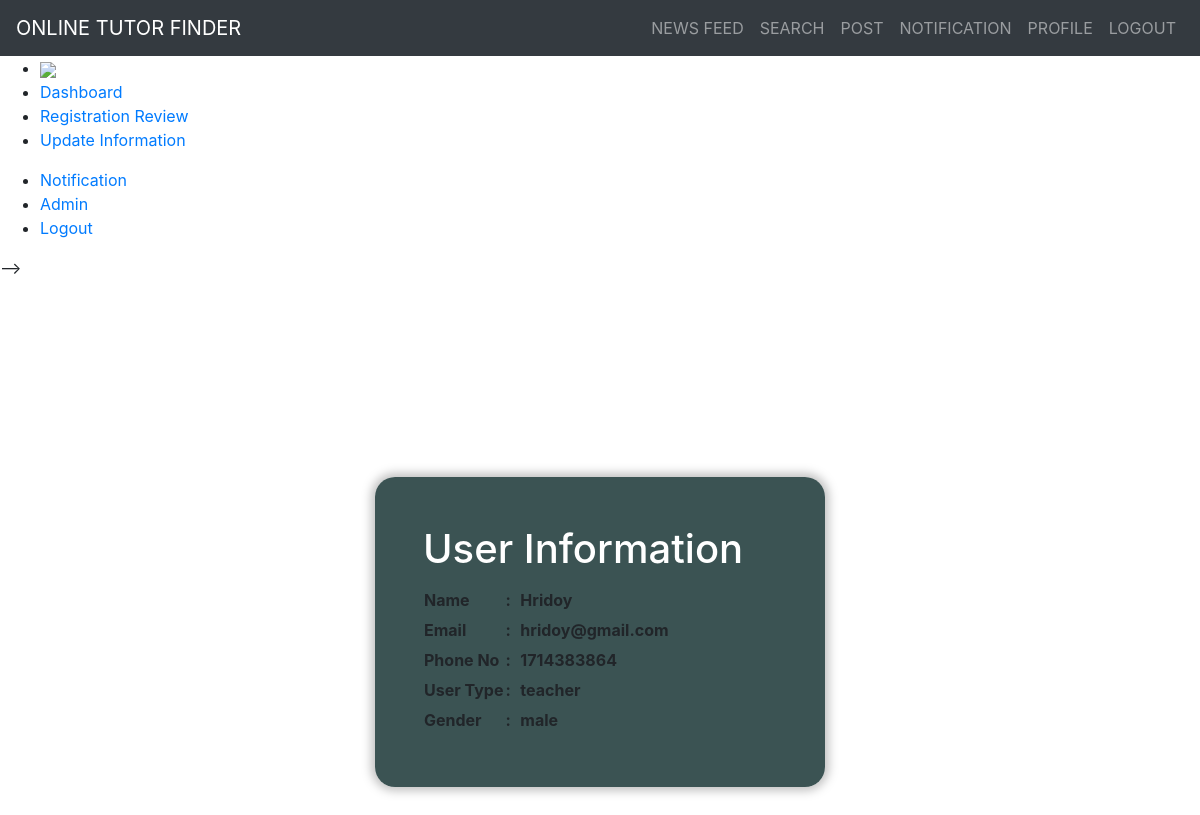
The page /details.php?id=43 on the database its author committed.
### tables this page shows
CREATE TABLE `registration` (
  `id` int(50) NOT NULL,
  `userName` varchar(50) NOT NULL,
  `password` varchar(50) NOT NULL,
  `email` varchar(50) NOT NULL,
  `phoneNumbe` int(50) NOT NULL,
  `gender` varchar(50) NOT NULL,
  `userType` varchar(50) NOT NULL,
  `status` int(1) NOT NULL,
  `pending` int(1) NOT NULL
);

### details.php (the view, shortened to what this page needs)
<head>
	<link rel="stylesheet" href="https://maxcdn.bootstrapcdn.com/bootstrap/4.0.0/css/bootstrap.min.css">
	<link rel="stylesheet" href="SStyle.css">
</head>
<body>
	<nav class="navbar navbar-expand-sm navbar-dark bg-dark ">
		<a href="#" class="navbar-brand"> ONLINE TUTOR FINDER </a>
		<ul class="navbar-nav ml-auto">
			<li class="nav-item"><a href="NewsFeed.php" class="nav-link "> NEWS FEED </a></li>
			<li class="nav-item"><a href="Search.php" class="nav-link "> SEARCH </a></li>
			<li class="nav-item"><a href="post.php" class="nav-link "> POST </a></li>
			<li class="nav-item"><a href="notification.php" class="nav-link "> NOTIFICATION </a></li>
			<li class="nav-item"><a href="profile.php" class="nav-link "> PROFILE </a></li>
			<li class="nav-item"><a href="logout.php" class="nav-link "> LOGOUT </a></li>
		</ul>
	</nav>
        <?php
            if($_SESSION['status']==0){
        ?>
            <ul>
            <li><a  href="Dashboard.php"><img align="center" src="image/home.png"></a></li>
            <li><a href="Dashboard.php">Dashboard</a></li>
             <li><a href="RegistrationReview.php">Registration Review</a></li>
            <li><a href="UpdateSystemInfo.php">Update Information</a></li>
        </ul>
        <ul class="r">
            <li><a href="AdminNotification.php">Notification</a></li>
           <li><a class="active" href="profile.php">Admin</a></li>
            <li><a href="logout.php">Logout</a></li>
        </ul>
        <?php
            }
        ?>
    </nav> -->
    <?php
    include 'database_connection.php';
        $id = $_GET['id'];
		$q = "SELECT * FROM `registration` WHERE `id` = $id";
		$query = mysqli_query($conn,$q);
		while($res = mysqli_fetch_array($query)){
	?>
    <section class="Search_holder1 d-flex justify-content-center align-items-center">
		<form class="Search_form p-5" action="#" method="POST">
            <table>
                <tr>
                    <h1><label for="">User Information</label></h1>
                </tr>
            </table>
            <table>
                <tr>
                    <th align="left"><Label>Name</Label></th>
                    <th align="left"><Label>:&nbsp;&nbsp;</Label></th>
                    <th align="left"><Label><?php echo $res['userName']; ?></Label></th>
                </tr>
                <tr>
                    <th align="left"><Label>Email</Label></th>
                    <th align="left"><Label>:&nbsp;&nbsp;</Label></th>
                    <th align="left"><Label><?php echo $res['email']; ?></Label></th>
                </tr>
                <tr>
                    <th align="left"><Label>Phone No</Label></th>
                    <th align="left"><Label>:&nbsp;&nbsp;</Label></th>
                    <th align="left"><Label><?php echo $res['phoneNumbe']; ?></Label></th>
                </tr>
                <tr>
                    <th align="left"><Label>User Type</Label></th>
                    <th align="left"><Label>:&nbsp;&nbsp;</Label></th>
                    <th align="left"><Label><?php echo $res['userType']; ?></Label></th>
                </tr>
                <tr>
                    <th align="left"><Label>Gender</Label></th>
                    <th align="left"><Label>:&nbsp;&nbsp;</Label></th>
                    <th align="left"><Label><?php echo $res['gender']; ?></Label></th>
                </tr>
            </table>
        </form>
        </section>
    <?php
        }
    ?>
</body>
</body>
</html>

### SStyle.css (style rules this page uses)
.Search_form { width: 450px; background-color: #334d4df5; border-radius: 20px; box-shadow: 0 0 10px 4px rgba(128, 128, 128, 0.479); color:white; }
.Search_holder1 { height: 90vh; width: 100vw; }

### rows shown on the page
registration: userName "Hridoy", email "hridoy@gmail.com", phoneNumbe "1714383864", userType "teacher", gender "male"
